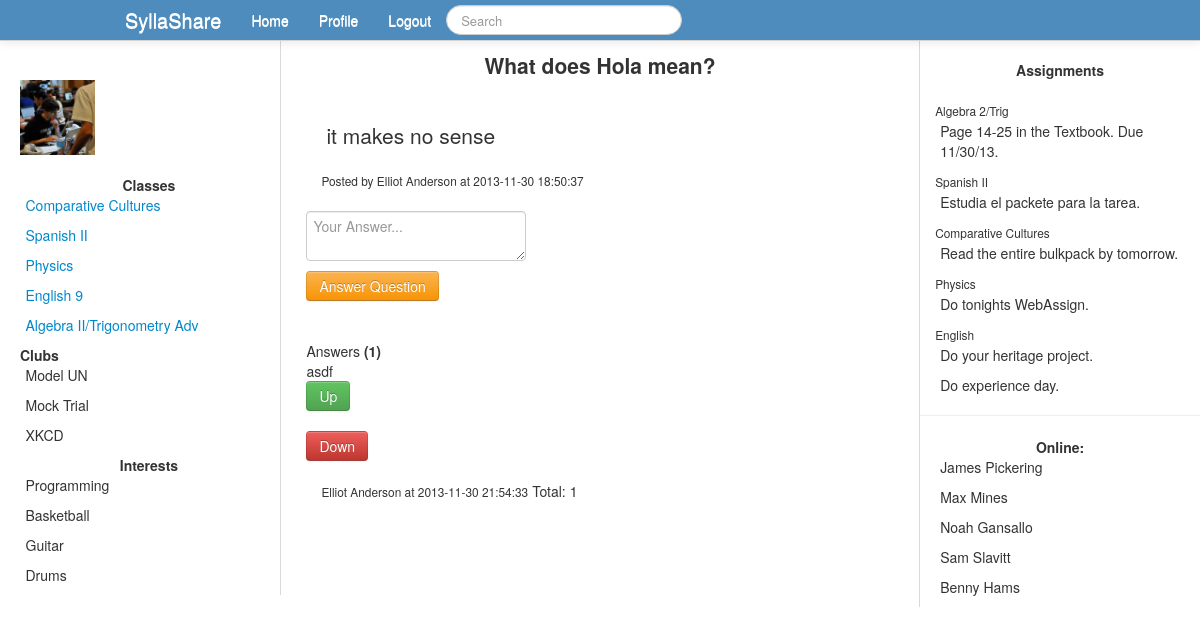
The page /question.php?id=10 (signed in) on the database its author committed.
### tables this page shows
CREATE TABLE `class` (
  `id` int(11) NOT NULL AUTO_INCREMENT,
  `classid` int(11) NOT NULL,
  `userid` int(11) NOT NULL,
  PRIMARY KEY (`id`)
);

CREATE TABLE `classes` (
  `id` int(11) NOT NULL AUTO_INCREMENT,
  `name` varchar(60) NOT NULL,
  PRIMARY KEY (`id`)
);

CREATE TABLE `forumposts` (
  `id` int(11) NOT NULL AUTO_INCREMENT,
  `poster` int(11) NOT NULL,
  `classid` int(11) NOT NULL,
  `question` varchar(200) NOT NULL,
  `content` varchar(5000) NOT NULL,
  `timeposted` datetime NOT NULL,
  PRIMARY KEY (`id`)
);

CREATE TABLE `users` (
  `id` int(11) NOT NULL AUTO_INCREMENT,
  `firstname` varchar(40) NOT NULL,
  `lastname` varchar(40) NOT NULL,
  `email` varchar(255) NOT NULL,
  `password` varchar(36) NOT NULL,
  `activated` int(1) NOT NULL DEFAULT '0',
  `code` int(8) NOT NULL,
  `grade` int(2) NOT NULL,
  PRIMARY KEY (`id`)
);

CREATE TABLE `forumcomment` (
  `id` int(11) NOT NULL AUTO_INCREMENT,
  `userid` int(11) NOT NULL,
  `postid` int(11) NOT NULL,
  `content` varchar(500) NOT NULL,
  `timecomment` datetime NOT NULL,
  PRIMARY KEY (`id`)
);

### question.php (the view, shortened to what this page needs)
<?php
include_once('database.php');
$userid = $_SESSION['id'];
$questionid = $_GET['id'];
include_once('header.php');
?>
<div class="span6">
<?php
$getquestioninfo = "SELECT * FROM forumposts WHERE id=$questionid";
$getquestioninfor = mysqli_query($connect, $getquestioninfo);
while ($row = mysqli_fetch_assoc($getquestioninfor)){
	$poster = $row['poster'];
	$question = $row['question'];
	$content = $row['content'];
	$timeposted = $row['timeposted'];
}
$getposterinfo = "SELECT firstname,lastname FROM users WHERE id=$poster";
$getposterinfor = mysqli_query($connect, $getposterinfo);
while ($row = mysqli_fetch_assoc($getposterinfor)){
	$firstname = $row['firstname'];
	$lastname = $row['lastname'];
	$poster = $firstname.' '.$lastname;
}
echo '<center><h1 class="lead"><b>'.$question.'</b></h1><br /></center>';
echo '<p class="lead">'.$content.'</p><small>Posted by '.$poster.' at '.$timeposted.'</small><br />';
echo '<br />';
echo '<form action="question.php?id='.$questionid.'" method="POST">
<textarea name="comment" placeholder="Your Answer..." class="form-control"></textarea><br />
<input type="submit" value="Answer Question" class="btn btn-warning" /></form>';
$getcomments = "SELECT * FROM forumcomment WHERE postid=$questionid";
$runcomments = mysqli_query($connect, $getcomments);
echo '<br />Answers <b>('.mysqli_num_rows($runcomments).')</b><br />';
while ($row = mysqli_fetch_assoc($runcomments)){
	$cid = $row['id'];
	$cposter = $row['userid'];
	$ccontent = $row['content'];
	$ctime = $row['timecomment'];
	$getcuserinfo = "SELECT * FROM users WHERE id=$cposter";
	$getcuserinfor = mysqli_query($connect, $getcuserinfo);
	while ($row2 = mysqli_fetch_assoc($getcuserinfor)){
		$cfname = $row2['firstname'];
		$clname = $row2['lastname'];
		$cposter = $cfname.' '.$clname;
	}
	$ups = mysqli_query($connect, "SELECT * FROM up WHERE postid=$cid");
	$downs = mysqli_query($connect, "SELECT * FROM down WHERE postid=$cid");
	$total = mysqli_num_rows($ups) - mysqli_num_rows($downs);
	echo $ccontent.'<form action="up.php?id='.$cid.'" method="POST">
	 <input type="hidden" name="pageid" value="'.$questionid.'" />
	 <input type="submit" value="Up" class="btn btn-success" />
	 </form>
	 <form action="down.php?id='.$cid.'" method="POST">
	<input type="hidden" name="pageid" value="'.$questionid.'" />
	 <input type="submit" value="Down" class="btn btn-danger" />
	 </form> <small>'.$cposter.' at '.$ctime.'</small> Total: '.$total.'<br />';
}
?>
</div>
<?php
include_once('rightbar.php');
?>

### header.php (shortened to what this page needs)
<!DOCTYPE html>
<html lang="en">
<head>
<link href="css/bootstrap.min.css" rel="stylesheet" />
</head>
<body>
<div class="navbar navbar-fixed-top" >
	<div class="navbar-inner">
		<div class="container" >
			<ul class="nav">
				<li>
					<a class="brand" href="#">SyllaShare</a>
				</li>
				<?php
				if (!isset($_SESSION['id'])){
					?>
					<form action="login.php" method="POST" class="navbar-form pull-left">
						<input type="email" name="logemail" placeholder="Email" />
						<input type="password" name="logpassword" placeholder="Password" />
						<input type="submit" value="Log In" />
					</form>
					<?
				} else {
				?>
				<li><a href="home.php">Home</a></li>
				<li><a href="#">Profile</a></li>
				<form class="navbar-search pull-right">
					<input type="text" class="search-query" name="q" placeholder="Search" />
				</form>
				<li><a href="logout.php">Logout</a></li>
				<? }?>
			</ul>
		</div>
	</div>
</div>
<?
if (isset($_SESSION['id'])){
	?>
<br /><br />
<div class="row-fluid" style="height: 100%;">
<div class="span3" style="padding-left: 20px; padding-right: 2px; border-right: 1px solid #d9d9d9;">
<div class="innercontent" >
<br />
<p class="lead">
<div id="pic-right" style="float: right;padding-right: 35px; padding-top: 50px; position: relative; ">
</div>
<div class="pic-left" style="position: relative;" >
<img src="propic.jpg" height="75" width="75" />
</div>
<br />
<center>
<b>Classes</b><br />
</center>
<?php
$getclasses = "SELECT * FROM class WHERE userid=$userid";
$runclasses = mysqli_query($connect, $getclasses);
while ($row = mysqli_fetch_assoc($runclasses)){
	$classid = $row['classid'];
	$getclassinfo = "SELECT name FROM classes WHERE id=$classid";
	$runclassinfo = mysqli_query($connect, $getclassinfo);
	while ($row2 = mysqli_fetch_assoc($runclassinfo)){
		$classname = $row2['name'];
	}
	echo '<span class="spanright"><a href="class.php?id='.$classid.'">'.$classname.'</a></span><br />';
}
?>
<b>Clubs</b><br />
<span class="spanright">Model UN</span><br />
<span class="spanright">Mock Trial</span><br />
<span class="spanright">XKCD</span><br />
<br />
<center>
<b>Interests</b><br />
<span class="spanright">Programming</span><br />
<span class="spanright">Basketball</span><br />
<span class="spanright">Guitar</span><br />
<span class="spanright">Drums</span><br />
</center>
</p>
</div>
</div>
<?php
}
?>

### header.php (style rules this page uses)
.navbar-inner { background-color: #4d8cbc; background-image: none; color: #FFFFFF; }
.navbar .nav > li > a { color: #FFFFFF; }
.spanright { text-align: left; padding-right: 4px; }

### rightbar.php (style rules this page uses)
small { padding-left: 15px; }
p { padding-left: 20px; }

### rows shown on the page
class: classid.name "Comparative Cultures"
class: classid.name "Spanish II"
class: classid.name "Physics"
class: classid.name "English 9"
class: classid.name "Algebra II/Trigonometry Adv"
forumposts: question "What does Hola mean?", content "it makes no sense", timeposted "2013-11-30 18:50:37"
users: poster "Elliot Anderson"
forumcomment: content "asdf", userid.lastname "Elliot Anderson", timecomment "2013-11-30 21:54:33", total "1"

### other values the page prints
mysqli_num_rows($runcomments) "1"
